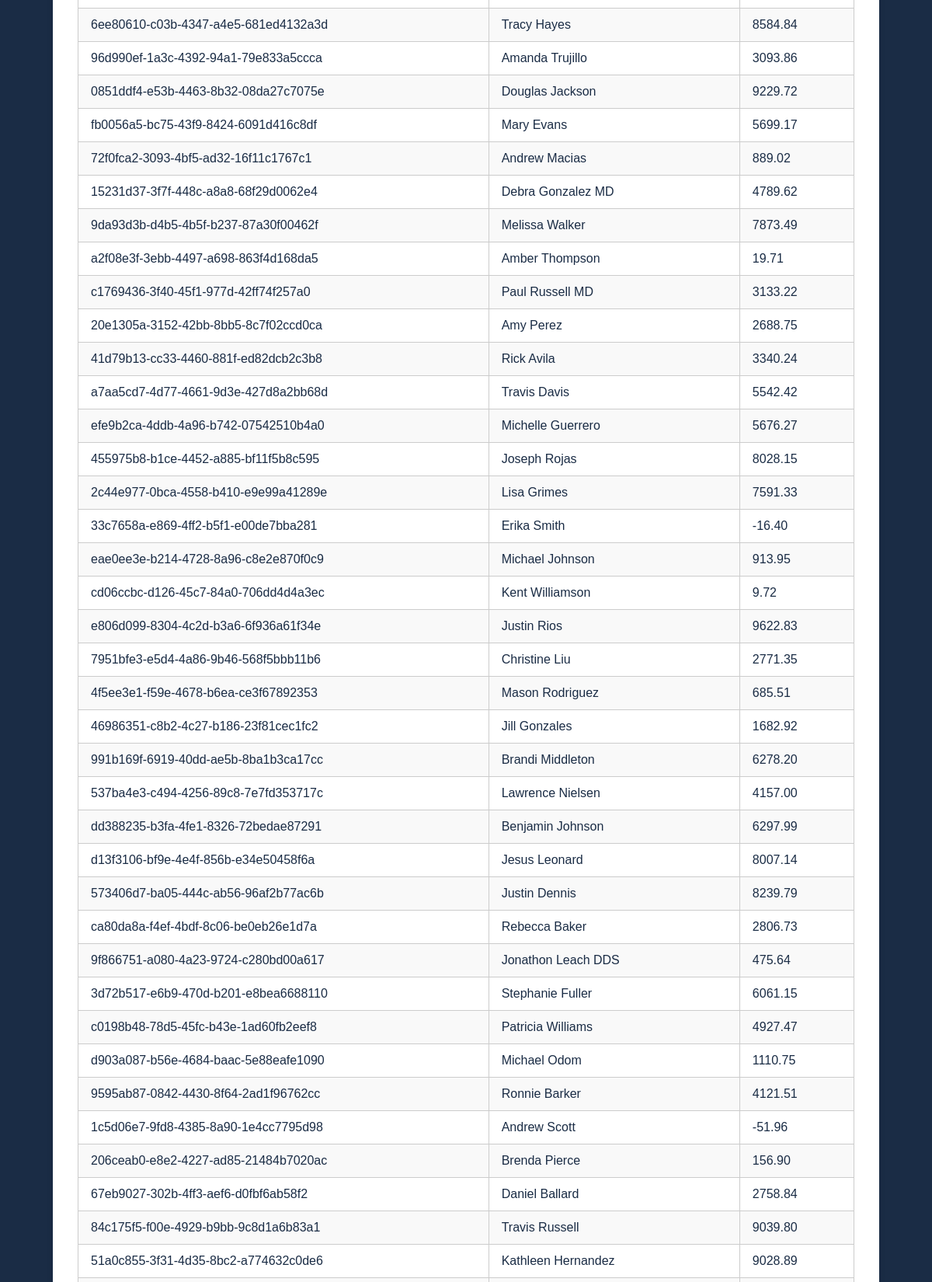
Screenshot of /accounts/ (upper part) with the database file from the repository.
### accounts/models.py (models this page shows)
class Account(models.Model) :
    account_id =  models.CharField(max_length=100, unique=True)
    account_name = models.CharField(max_length=100)
    account_balance = models.DecimalField(max_digits=10,decimal_places=2)

### accounts/views.py (the view)
# urls.py: path('', views.list_accounts, name='list'),
def list_accounts(request):
    accounts = Account.objects.all()
    return render(request, 'accounts/list_accounts.html', {'accounts': accounts})

### accounts/templates/accounts/list_accounts.html (shortened to what this page needs)
<!DOCTYPE html>
<html lang="en">
<head>
</head>
<body>
    <div class="container">
        <div class="table-container">
            <table>
                <tbody>
                    {% for account in accounts %}
                    <tr>
                        <td>{{ account.account_id }}</td>
                        <td>{{ account.account_name }}</td>
                        <td>{{ account.account_balance }}</td>
                    </tr>
                    {% endfor %}
                </tbody>
            </table>
        </div>
    </div>
</body>
</html>

### accounts/templates/accounts/list_accounts.html (style rules this page uses)
body { font-family: Arial, sans-serif; background-color: #1A2C45; margin: 0; padding: 0; display: flex; justify-content: center; align-items: center; height: 100vh; color: #ffffff; }
.container { background-color: #ffffff; padding: 2em; box-shadow: 0 0 10px rgba(0, 0, 0, 0.1); text-align: center; border-radius: 8px; width: 90%; max-width: 1000px; color: #1A2C45; }
.table-container { overflow-x: auto; width: 100%; margin-top: 1em; }
table { width: 100%; border-collapse: collapse; margin-bottom: 1em; background-color: #ffffff; color: #1A2C45; min-width: 600px; }

### rows the page displays
Account: account_id "6ee80610-c03b-4347-a4e5-681ed4132a3d", account_name "Tracy Hayes", account_balance "8584.84"
Account: account_id "96d990ef-1a3c-4392-94a1-79e833a5ccca", account_name "Amanda Trujillo", account_balance "3093.86"
Account: account_id "0851ddf4-e53b-4463-8b32-08da27c7075e", account_name "Douglas Jackson", account_balance "9229.72"
Account: account_id "fb0056a5-bc75-43f9-8424-6091d416c8df", account_name "Mary Evans", account_balance "5699.17"
Account: account_id "72f0fca2-3093-4bf5-ad32-16f11c1767c1", account_name "Andrew Macias", account_balance "889.02"
Account: account_id "15231d37-3f7f-448c-a8a8-68f29d0062e4", account_name "Debra Gonzalez MD", account_balance "4789.62"
Account: account_id "9da93d3b-d4b5-4b5f-b237-87a30f00462f", account_name "Melissa Walker", account_balance "7873.49"
Account: account_id "a2f08e3f-3ebb-4497-a698-863f4d168da5", account_name "Amber Thompson", account_balance "19.71"
Account: account_id "c1769436-3f40-45f1-977d-42ff74f257a0", account_name "Paul Russell MD", account_balance "3133.22"
Account: account_id "20e1305a-3152-42bb-8bb5-8c7f02ccd0ca", account_name "Amy Perez", account_balance "2688.75"
Account: account_id "41d79b13-cc33-4460-881f-ed82dcb2c3b8", account_name "Rick Avila", account_balance "3340.24"
Account: account_id "a7aa5cd7-4d77-4661-9d3e-427d8a2bb68d", account_name "Travis Davis", account_balance "5542.42"
Account: account_id "efe9b2ca-4ddb-4a96-b742-07542510b4a0", account_name "Michelle Guerrero", account_balance "5676.27"
Account: account_id "455975b8-b1ce-4452-a885-bf11f5b8c595", account_name "Joseph Rojas", account_balance "8028.15"
Account: account_id "2c44e977-0bca-4558-b410-e9e99a41289e", account_name "Lisa Grimes", account_balance "7591.33"
Account: account_id "33c7658a-e869-4ff2-b5f1-e00de7bba281", account_name "Erika Smith", account_balance "-16.40"
Account: account_id "eae0ee3e-b214-4728-8a96-c8e2e870f0c9", account_name "Michael Johnson", account_balance "913.95"
Account: account_id "cd06ccbc-d126-45c7-84a0-706dd4d4a3ec", account_name "Kent Williamson", account_balance "9.72"
Account: account_id "e806d099-8304-4c2d-b3a6-6f936a61f34e", account_name "Justin Rios", account_balance "9622.83"
Account: account_id "7951bfe3-e5d4-4a86-9b46-568f5bbb11b6", account_name "Christine Liu", account_balance "2771.35"
Account: account_id "4f5ee3e1-f59e-4678-b6ea-ce3f67892353", account_name "Mason Rodriguez", account_balance "685.51"
Account: account_id "46986351-c8b2-4c27-b186-23f81cec1fc2", account_name "Jill Gonzales", account_balance "1682.92"
Account: account_id "991b169f-6919-40dd-ae5b-8ba1b3ca17cc", account_name "Brandi Middleton", account_balance "6278.20"
Account: account_id "537ba4e3-c494-4256-89c8-7e7fd353717c", account_name "Lawrence Nielsen", account_balance "4157.00"
Account: account_id "dd388235-b3fa-4fe1-8326-72bedae87291", account_name "Benjamin Johnson", account_balance "6297.99"
Account: account_id "d13f3106-bf9e-4e4f-856b-e34e50458f6a", account_name "Jesus Leonard", account_balance "8007.14"
Account: account_id "573406d7-ba05-444c-ab56-96af2b77ac6b", account_name "Justin Dennis", account_balance "8239.79"
Account: account_id "ca80da8a-f4ef-4bdf-8c06-be0eb26e1d7a", account_name "Rebecca Baker", account_balance "2806.73"
Account: account_id "9f866751-a080-4a23-9724-c280bd00a617", account_name "Jonathon Leach DDS", account_balance "475.64"
Account: account_id "3d72b517-e6b9-470d-b201-e8bea6688110", account_name "Stephanie Fuller", account_balance "6061.15"
Account: account_id "c0198b48-78d5-45fc-b43e-1ad60fb2eef8", account_name "Patricia Williams", account_balance "4927.47"
Account: account_id "d903a087-b56e-4684-baac-5e88eafe1090", account_name "Michael Odom", account_balance "1110.75"
Account: account_id "9595ab87-0842-4430-8f64-2ad1f96762cc", account_name "Ronnie Barker", account_balance "4121.51"
Account: account_id "1c5d06e7-9fd8-4385-8a90-1e4cc7795d98", account_name "Andrew Scott", account_balance "-51.96"
Account: account_id "206ceab0-e8e2-4227-ad85-21484b7020ac", account_name "Brenda Pierce", account_balance "156.90"
Account: account_id "67eb9027-302b-4ff3-aef6-d0fbf6ab58f2", account_name "Daniel Ballard", account_balance "2758.84"
Account: account_id "84c175f5-f00e-4929-b9bb-9c8d1a6b83a1", account_name "Travis Russell", account_balance "9039.80"
Account: account_id "51a0c855-3f31-4d35-8bc2-a774632c0de6", account_name "Kathleen Hernandez", account_balance "9028.89"
